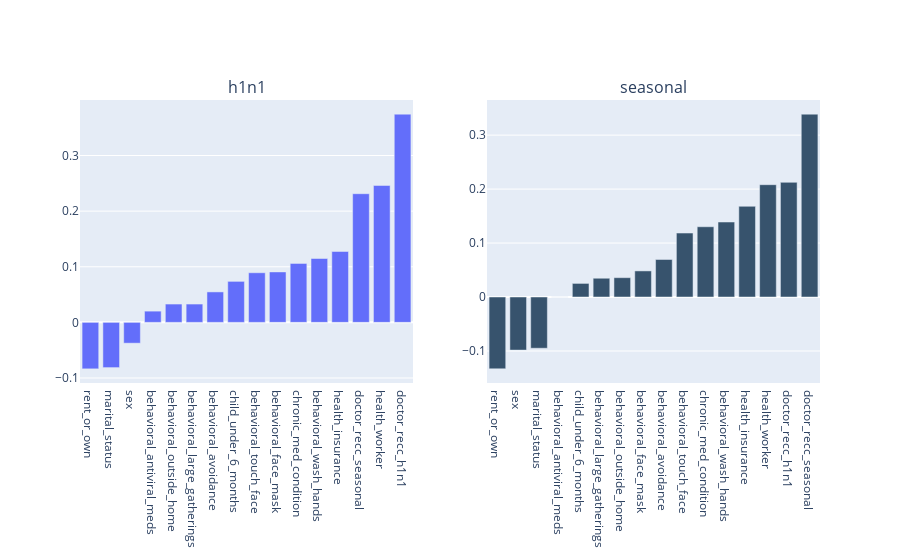

The notebook cell saved with this chart:
### Markdown cell above
#### Plot

### Code cell
fig = make_subplots(rows=1, cols=2,
                    subplot_titles=("h1n1", "seasonal"))

df_matt.sort_values('h1n1_vaccine', inplace=True)
fig.add_trace(
    go.Bar(y=df_matt['h1n1_vaccine'], x=df_matt.index, name='h1n1'),
    row=1, col=1
)

df_matt.sort_values('seasonal_vaccine', inplace=True)
fig.add_trace(
    go.Bar(y=df_matt['seasonal_vaccine'], x=df_matt.index, name='seasonal', marker_color='rgb(55, 83, 109)'),
    row=1, col=2
)

fig.update_layout(showlegend=False)
fig.show()

### Figure 1 — Plotly figure (JSON) as saved in the notebook; plotly's stock layout.template omitted (floating-point values rounded to 4 significant figures)
{"data": [{"name": "h1n1", "type": "bar", "x": ["rent_or_own", "marital_status", "sex", "behavioral_antiviral_meds", "behavioral_outside_home", "behavioral_large_gatherings", "behavioral_avoidance", "child_under_6_months", "behavioral_touch_face", "behavioral_face_mask", "chronic_med_condition", "behavioral_wash_hands", "health_insurance", "doctor_recc_seasonal", "health_worker", "doctor_recc_h1n1"], "xaxis": "x", "y": [-0.08358, -0.08133, -0.03742, 0.02019, 0.03293, 0.03294, 0.05477, 0.07371, 0.08919, 0.09072, 0.1061, 0.1148, 0.1275, 0.2313, 0.2462, 0.3744], "yaxis": "y"}, {"marker": {"color": "rgb(55, 83, 109)"}, "name": "seasonal", "type": "bar", "x": ["rent_or_own", "sex", "marital_status", "behavioral_antiviral_meds", "child_under_6_months", "behavioral_large_gatherings", "behavioral_outside_home", "behavioral_face_mask", "behavioral_avoidance", "behavioral_touch_face", "chronic_med_condition", "behavioral_wash_hands", "health_insurance", "health_worker", "doctor_recc_h1n1", "doctor_recc_seasonal"], "xaxis": "x2", "y": [-0.1331, -0.09842, -0.09495, -1.912e-05, 0.0252, 0.03477, 0.03582, 0.04836, 0.06954, 0.1185, 0.1302, 0.139, 0.1681, 0.2081, 0.2125, 0.3389], "yaxis": "y2"}], "layout": {"annotations": [{"font": {"size": 16}, "showarrow": false, "text": "h1n1", "x": 0.225, "xanchor": "center", "xref": "paper", "y": 1, "yanchor": "bottom", "yref": "paper"}, {"font": {"size": 16}, "showarrow": false, "text": "seasonal", "x": 0.775, "xanchor": "center", "xref": "paper", "y": 1, "yanchor": "bottom", "yref": "paper"}], "showlegend": false, "xaxis": {"anchor": "y", "domain": [0, 0.45]}, "xaxis2": {"anchor": "y2", "domain": [0.55, 1]}, "yaxis": {"anchor": "x", "domain": [0, 1]}, "yaxis2": {"anchor": "x2", "domain": [0, 1]}}}
